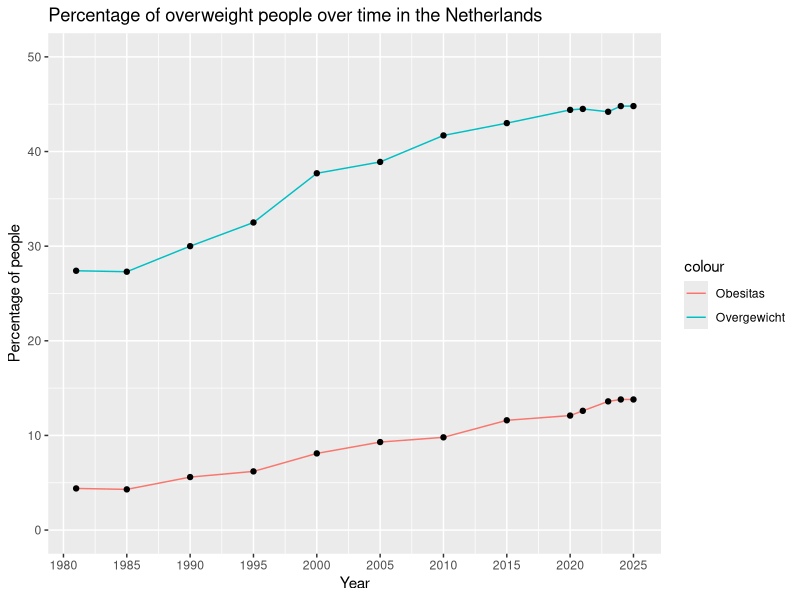
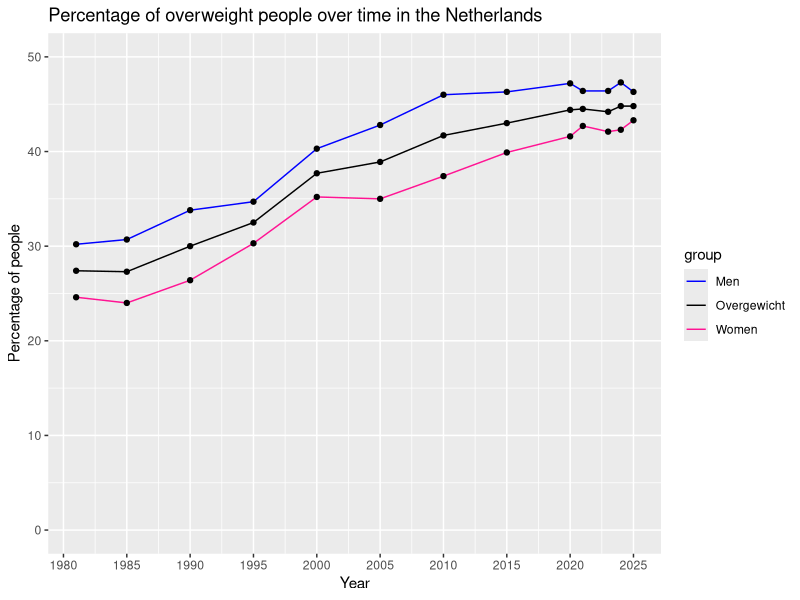
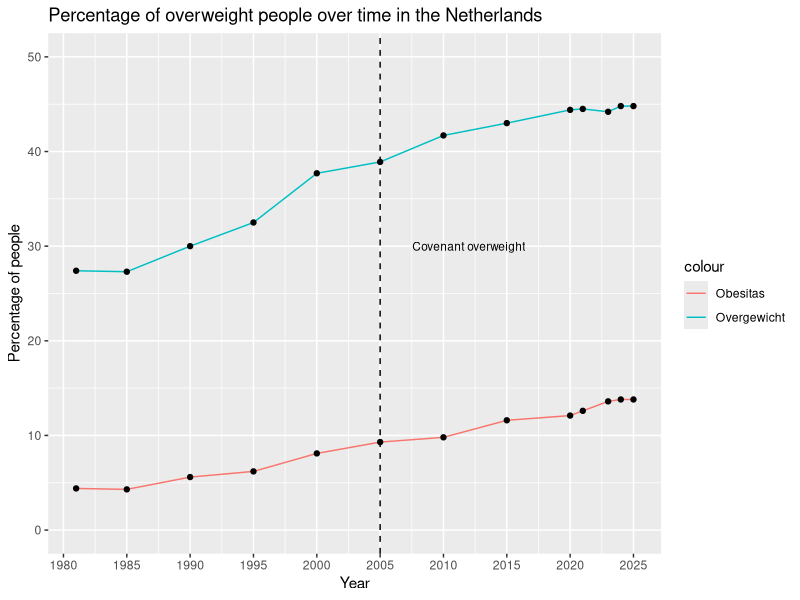

The R script that drew these images, in order:
## ---- chunk 1
#install.packages("tidyverse")
#install.packages("yaml")
#install.packages("rmarkdown")
#install.packages()
## ---- chunk 2
require(tidyverse)
require(rmarkdown)
require(yaml)
library(readxl)
## ---- chunk 3
gewicht_regios <- read_xlsx("data/Gezondheidsmonitor__regio__2024_04062026_114221.xlsx")
saveRDS(gewicht_regios, "data/gewicht_regios.rds")

overgewicht_over_tijd <- read_xlsx("data/Lengte__onder__en_overgewicht_vanaf_1981_04062026_120636.xlsx")
saveRDS(overgewicht_over_tijd, "data/overgewicht_over_tijd.rds")

inkomen_dataset <- read_xlsx("data/Inkomens_Huishouden.xlsx")
saveRDS(inkomen_dataset, "data/inkomen_dataset.rds")

opleiding_dataset <- read_xlsx("data/Onderwijs_per_provincie.xlsx")
saveRDS(opleiding_dataset, "data/opleiding_dataset.rds")


## ---- chunk 4



## ---- chunk 5
overgewicht_1981 = overgewicht_over_tijd[1,5]
overgewicht_2021 = overgewicht_over_tijd[10,5]

## ---- chunk 6
time_all_ages <- overgewicht_over_tijd[[4]][1:13]
perc_overgewicht <- overgewicht_over_tijd[[5]][1:13]
perc_obesitas <- overgewicht_over_tijd[[7]][1:13]
perc_men <- overgewicht_over_tijd[[5]][40:52]
perc_women <- overgewicht_over_tijd[[5]][79:91]
## ---- chunk 7
opleiding_provincie <- opleiding_dataset[c(1, 6:17),]

hoogopgeleide_provincie <- data.frame(Regio = opleiding_provincie[[4]],
                          Percentage_hoogopgeleide = opleiding_provincie[[9]] + opleiding_provincie[[10]])

middelopgeleide_provincie <- data.frame(Regio = opleiding_provincie[[4]],
                            Percentage_middelopgeleide = opleiding_provincie[[8]])


laagopgeleide_provincie <- data.frame(Regio = opleiding_provincie[[4]],
                          Percentage_laagopgeleide = opleiding_provincie[[6]] + opleiding_provincie[[7]])

## ---- chunk 8
inkomen_provincie <- inkomen_dataset[1:13,]
gemiddeld_inkomen <- data.frame(Regio = inkomen_provincie[[4]],
                                "Gemiddeld_inkomen(x 1000)" = inkomen_provincie[[6]])
## ---- chunk 9
data_regios <- gewicht_regios[grepl("\\(GG\\)", gewicht_regios[[3]] ), 3:12]
## ---- chunk 10
opleidingsniveau_provincies <- full_join(full_join(laagopgeleide_provincie, middelopgeleide_provincie), hoogopgeleide_provincie)
## ---- chunk 11

data_analysis <- function(regio1 = 0, data1 = 0, regio2 = 0, data2 = 0, regio3 = 0, data3 = 0, regio4 = 0, data4 = 0, regio5 = 0,  data5 = 0){
  totaal_provincie <- regio1 + regio2 + regio3 + regio4
  data_provincie <- ((regio1 / totaal_provincie) * data1) + ((regio2 / totaal_provincie) * data2) + ((regio3 / totaal_provincie) * data3) + ((regio4 / totaal_provincie) * data4)  
  
  return(data_provincie)
  
}

## ---- chunk 12
groningen <- 601286

friesland <- 665208

drenthe <- 508109

ijsselland <- 555879
twente <- 646496

flevoland <- 462816

noord_oost_gelderland <- 851876
gelderland_midden <- 731773
gelderland_zuid <- 589699

utrecht <- 1415104

hollands_noorden <- 687079
zaanstreek <- 354021
kennemerland <- 570752
amsterdam <- 1151282
gooi <- 246252

haaglanden <- 1176111
hollands_midden <- 854306
rotterdam <- 1376801
zuid_holland_zuid <- 475490

zeeland <- 394538

west_brabant <-734825
hart_brabant <- 1122960
brabant_zuidoost <- 819169

limburg_noord <- 537019
limburg_zuid <- 601355

nederland <- groningen + friesland + drenthe + ijsselland + twente +flevoland + noord_oost_gelderland + gelderland_midden + gelderland_zuid + utrecht + hollands_noorden + zaanstreek + kennemerland +amsterdam + gooi + haaglanden + hollands_midden + rotterdam + zuid_holland_zuid + zeeland + west_brabant + hart_brabant + brabant_zuidoost + limburg_noord + limburg_zuid
## ---- chunk 13
gezondheids_data_provincies <- rbind(Nederland = data_nederland <- data_analysis(nederland, gewicht_regios[1, 4:12]),
                              Groningen = data_groningen <- data_analysis(groningen, data_regios[1, 2:10]),

                              Friesland = data_friesland <- data_analysis(friesland, data_regios[24, 2:10]),

                              Drenthe = data_drenthe <- data_analysis(drenthe , data_regios[2, 2:10]),

                              Overrijsel = data_overrijsel <- data_analysis(ijsselland, data_regios[3,2:10], twente, data_regios[4,2:10]),

                              Flevoland = data_flevoland <- data_analysis(flevoland , data_regios[8, 2:10]),
      
                              Gelderland = data_gelderland <- data_analysis(noord_oost_gelderland, data_regios[5, 2:10], gelderland_midden, data_regios[6, 2:10], gelderland_zuid, data_regios[7, 2:10]),
                              
                              Utrecht = data_utrecht <- data_analysis(utrecht, data_regios[9, 2:10]),
                              
                              Noord_Holland = data_noord_holland <- data_analysis(hollands_noorden , data_regios[10, 2:10], zaanstreek, data_regios[25, 2:10], kennemerland, data_regios[11, 2:10], amsterdam, data_regios[12, 2:10], gooi, data_regios[13, 2:10]),

                              Zuid_Holland = data_zuid_holland <- data_analysis(haaglanden, data_regios[23, 2:10], hollands_midden, data_regios[14, 2:10], rotterdam, data_regios[15, 2:10], zuid_holland_zuid, data_regios[16, 2:10]),

                              Zeeland = data_zeeland <- data_analysis(zeeland , data_regios[17, 2:10]),

                              Brabant = data_brabant <- data_analysis(west_brabant, data_regios[18, 2:10], hart_brabant, data_regios[19, 2:10], brabant_zuidoost, data_regios[20, 2:10]),

                              Limburg = data_limburg <- data_analysis(limburg_noord, data_regios[21, 2:10], limburg_zuid, data_regios[22, 2:10]))

gezondheids_data_provincies <- as.data.frame(gezondheids_data_provincies)
## ---- chunk 14
Overgewicht_provincies <- gezondheids_data_provincies[c(3, 4)]
## ---- chunk 15
proc_ver_overgewicht = ((overgewicht_2021 - overgewicht_1981) / overgewicht_1981) * 100
## ---- chunk 16

## ---- chunk 17
ggplot() +
  geom_line(aes(x = time_all_ages,
                y = perc_overgewicht,
                color = "Overgewicht")) +
  geom_line(aes(x = time_all_ages,
                y = perc_obesitas,
                color = "Obesitas")) +
    geom_point(aes(x = time_all_ages,
                 y = perc_overgewicht)) +
  geom_point(aes(x = time_all_ages,
                 y = perc_obesitas)) +
  scale_x_continuous(breaks = seq(1980, 2025, by = 5)) +
  ylim(0,50) +
  labs(title = "Percentage of overweight people over time in the Netherlands",
       x = "Year",
       y = "Percentage of people")

## ---- chunk 18

## ---- chunk 19

ggplot() +
  geom_line(aes(x = time_all_ages,
                y = perc_overgewicht,
                color = "Overgewicht")) +
  geom_line(aes(x = time_all_ages,
                y = perc_men,
                color = "Men")) +
  geom_line(aes(x = time_all_ages,
                y = perc_women,
                color = "Women")) +
  geom_point(aes(x = time_all_ages,
                y = perc_overgewicht)) +
  geom_point(aes(x = time_all_ages,
                 y = perc_men)) +
  geom_point(aes(x= time_all_ages,
              y = perc_women))  +
  scale_color_manual( values = c("Overgewicht" = "black",
                                 "Men" = "blue",
                                 "Women" = "deeppink")) +
  scale_x_continuous(breaks = seq(1980, 2025, by = 5)) +
  ylim(0,50) +
  labs(title = "Percentage of overweight people over time in the Netherlands",
       x = "Year",
       y = "Percentage of people",
       color = "group")

## ---- chunk 20
ggplot() +
  geom_line(aes(x = time_all_ages,
                y = perc_overgewicht,
                color = "Overgewicht")) +
  geom_line(aes(x = time_all_ages,
                y = perc_obesitas,
                color = "Obesitas")) +
    geom_point(aes(x = time_all_ages,
                 y = perc_overgewicht)) +
  geom_point(aes(x = time_all_ages,
                 y = perc_obesitas)) +
  geom_vline(xintercept = 2005, linetype = "dashed")+
  annotate("text", x = 2012, y = 30, size = 3, label = "Covenant overweight") +
  scale_x_continuous(breaks = seq(1980, 2025, by = 5)) +
  ylim(0,50) +
  labs(title = "Percentage of overweight people over time in the Netherlands",
       x = "Year",
       y = "Percentage of people")
